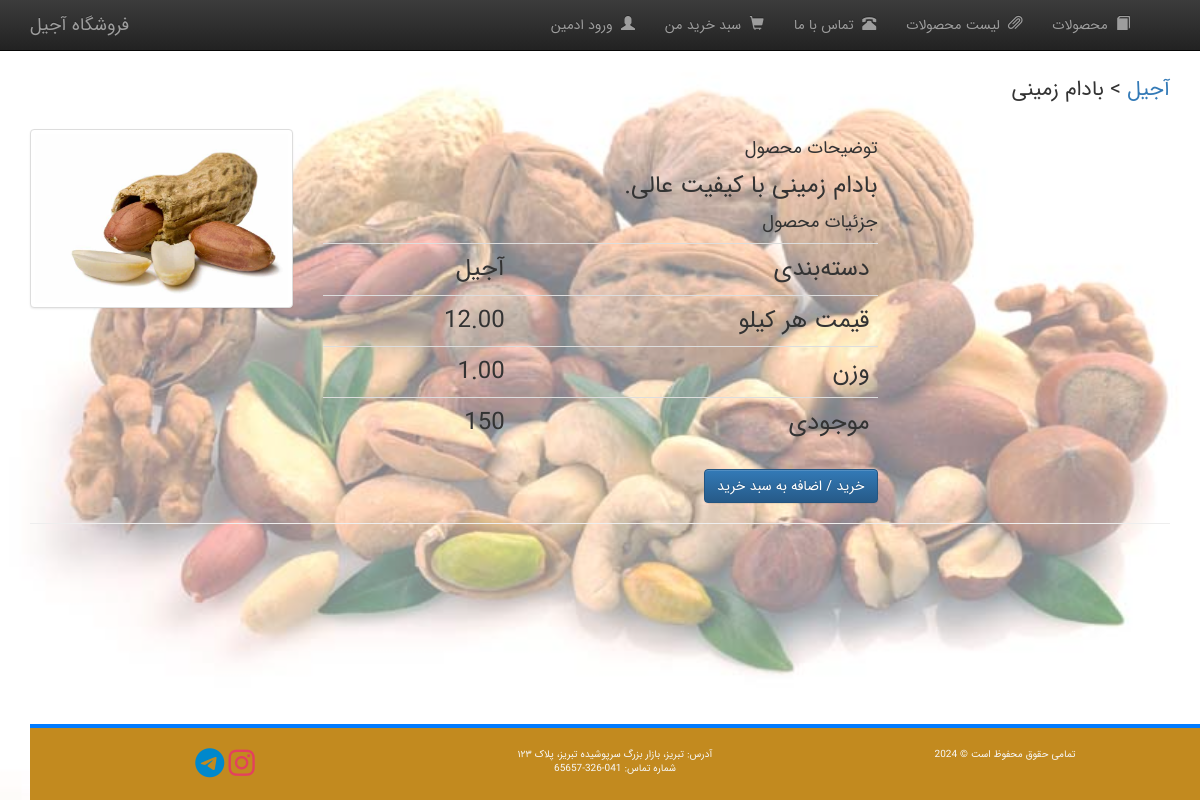
The app's page /product.php?id=8 with its own data.
### tables this page shows
CREATE TABLE `products` (
  `id` int(11) NOT NULL,
  `name` varchar(255) NOT NULL,
  `category` varchar(50) NOT NULL,
  `price` float(10,2) NOT NULL,
  `weight` decimal(10,2) NOT NULL,
  `stock` int(11) NOT NULL,
  `description` text DEFAULT NULL,
  `image` varchar(255) DEFAULT NULL
);

### product.php (the view, shortened to what this page needs)
<?php
  $product_id = $_GET['id'];
  $conn = db_connect();
  $query = "SELECT * FROM products WHERE id = '$product_id'";
  $result = mysqli_query($conn, $query);
  $row = mysqli_fetch_assoc($result);
  require "./template/header.php";
?>
<link rel="stylesheet" type="text/css" href="bootstrap/css/mystyle.css">
      <p class="lead" style="margin: 25px 0"><a href="products.php">آجیل</a> > <?php echo $row['name']; ?></p>
      <div class="row">
        <div class="col-md-3 text-center">
          <img class="img-responsive img-thumbnail" src="<?php echo $row['image']; ?>">
        </div>
        <div class="col-md-6" style="text-align:right;font-size:x-large;">
          <h4>توضیحات محصول</h4>
          <p style="text-align:justify" dir="rtl"><?php echo $row['description']; ?></p>
          <h4>جزئیات محصول</h4>
          <table class="table" dir="rtl">
          	<?php foreach($row as $key => $value){
              if($key == "description" || $key == "image" || $key == "id" || $key == "name"){
                continue;
              }
              switch($key){
                case "category":
                  $key = "دسته‌بندی";
                  break;
                case "price":
                  $key = "قیمت هر کیلو";
                  break;
                case "weight":
                    $key = "وزن";
                    break;
                  case "stock":
                      $key = "موجودی";
                      break;
              }
            ?>
            <tr>
              <td><?php echo $key; ?></td>
              <td><?php echo $value; ?></td>
            </tr>
            <?php
              }
            ?>
          </table>
          <form method="post" action="cart.php">
            <input type="submit" value="خرید / اضافه به سبد خرید" name="cart" class="btn btn-primary">
          </form>
       	</div>
      </div>
<?php
  require "./template/footer.php";
?>

### template/header.php (style rules this page uses)
body { position: relative; margin: 0; min-height: 100vh; }
body::before { content: ''; position: absolute; top: 0; left: 0; width: 100%; height: 100%; background-image: url('./bootstrap/images/chini.jpg'); background-size: cover; background-repeat: no-repeat; background-attachment: fixed; background-position: center; opacity: 0.5; z-index: -1; }

### records on screen
products: name "بادام زمینی", image (picture), description "بادام زمینی با کیفیت عالی.", category "آجیل", price "12.00", weight "1.00", stock "150"

### other values on screen
$key "دسته‌بندی"
$key "قیمت هر کیلو"
$key "وزن"
$key "موجودی"
